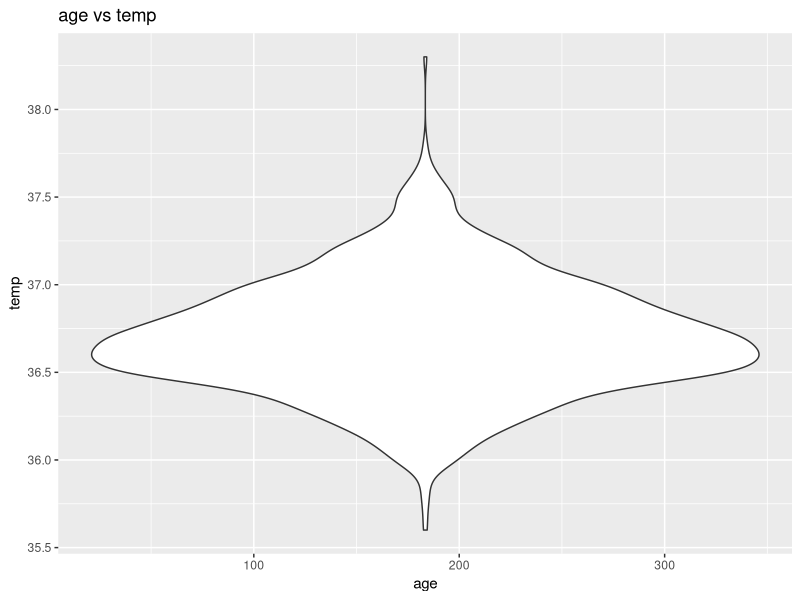
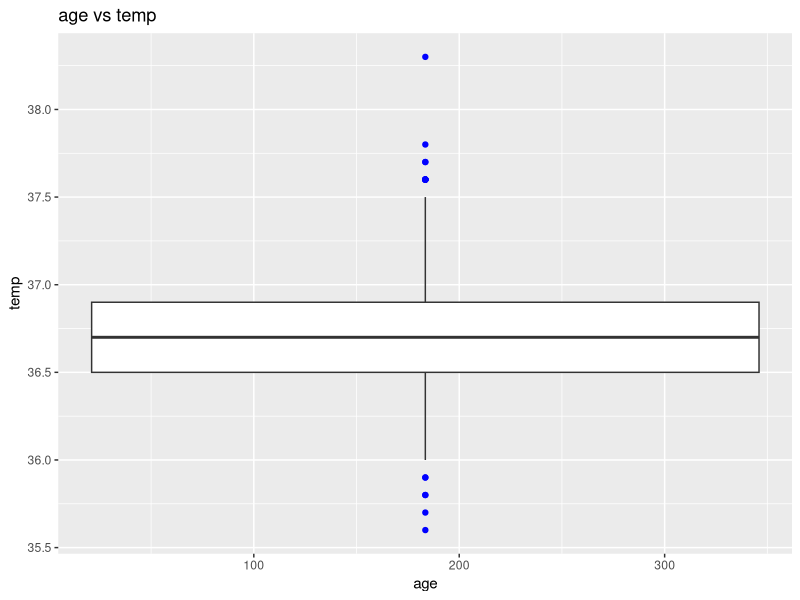
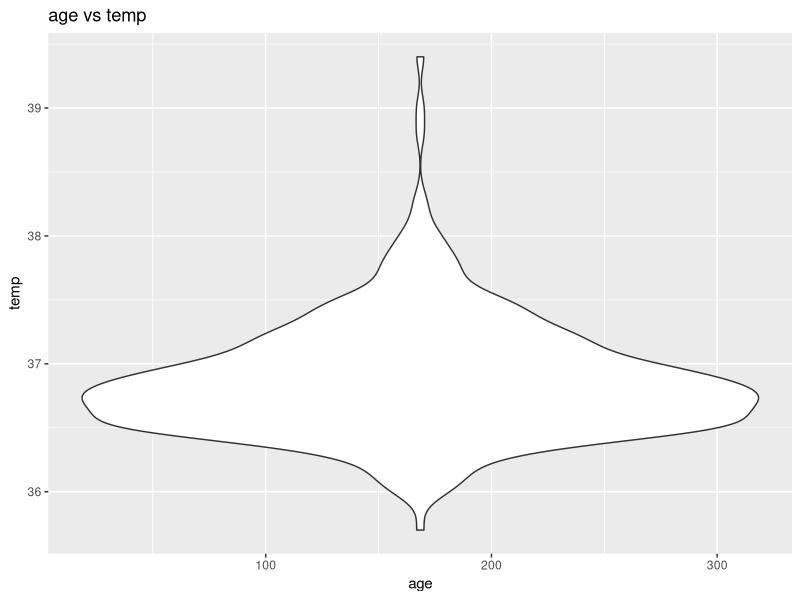
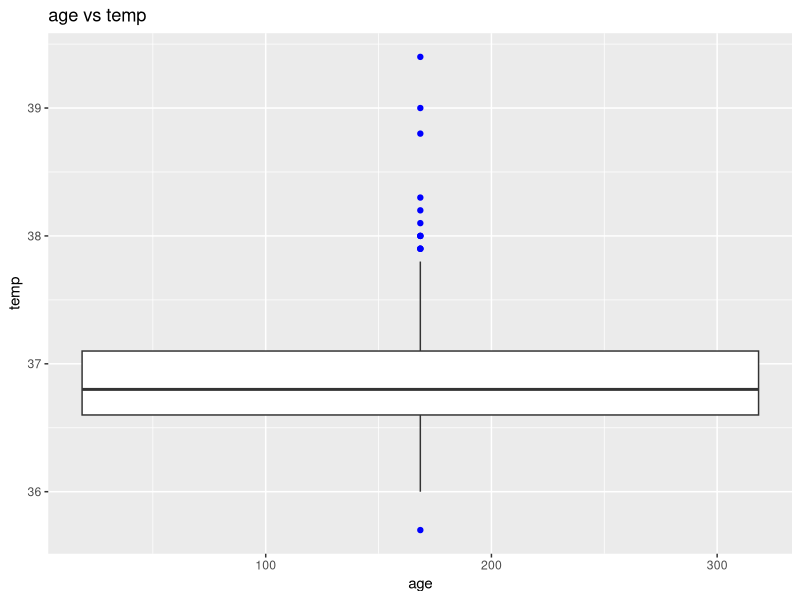
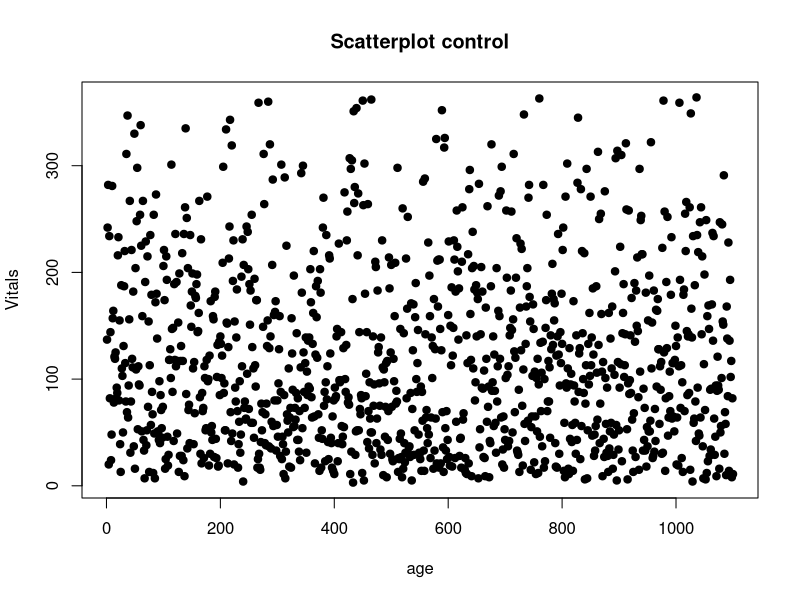
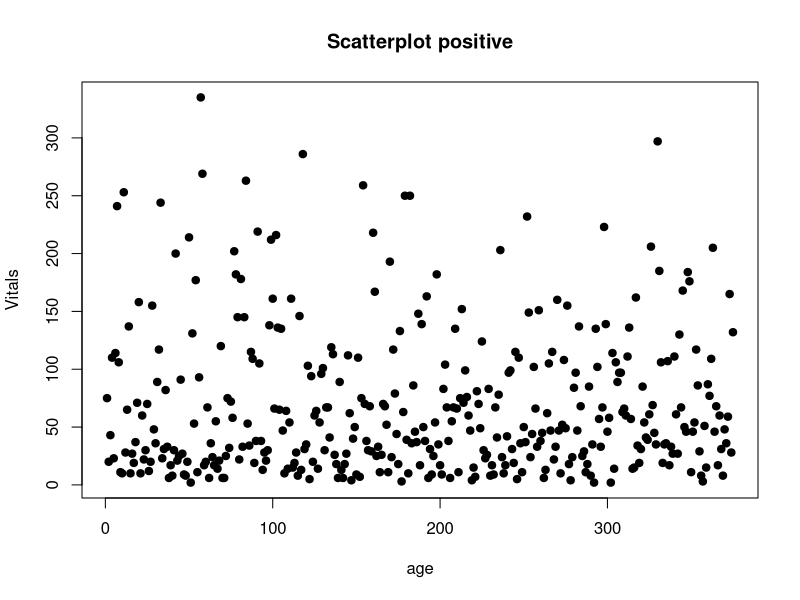
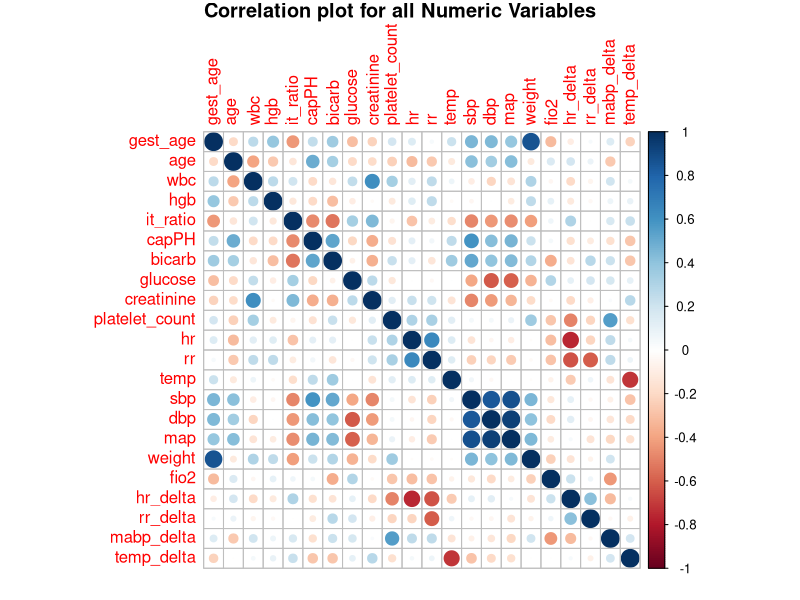
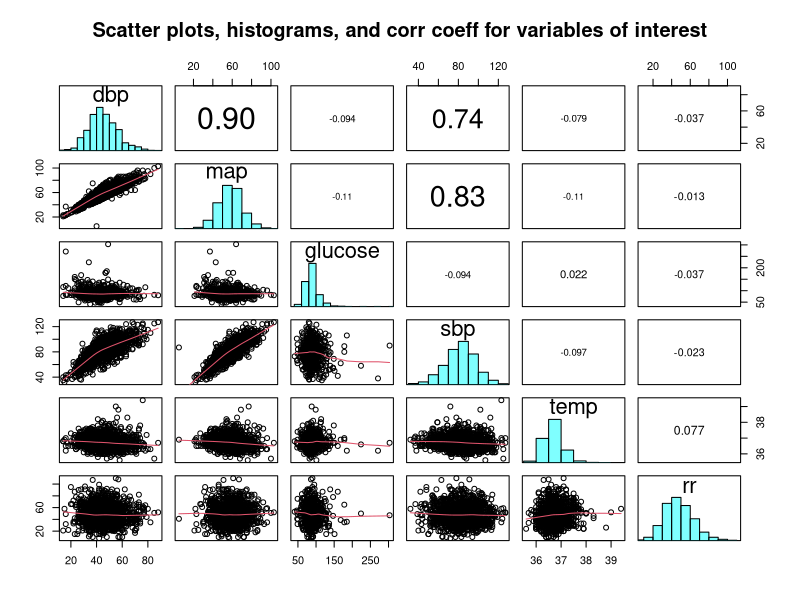

These charts were generated, in order, by the following R code:
## ---- chunk 1
knitr::opts_chunk$set(echo = TRUE)
library(ggplot2)
library(psych) # Contains the winsor function and other helpful statistical tools
library(tidyverse) # Remember from last homework that dplyr is included in tidyverse
library(gridExtra)
library(corrplot)
library(patchwork)
## ---- chunk 2
control <- read.csv("Sepsis_control_data.csv")
positive <- read.csv("Sepsis_positive_data.csv")
positive$sepsis_group <- NULL
control$sepsis_group <- NULL
head(control)
head(positive)
## ---- chunk 3
names <- c('mech_vent' ,'apnea','perfusion','co_ivh_shunt','co_surgical','co_congenital','co_chronic_lung','co_nec','ecmo','uac','cvl','lethargy','temp_threshold','fio2_threshold')
control[,names] <- lapply(control[,names] , factor)
summary(control)
## ---- chunk 4
names <- c('mech_vent' ,'apnea','perfusion','co_ivh_shunt','co_surgical','co_congenital','co_chronic_lung','co_nec','ecmo','uac','cvl','lethargy','temp_threshold','fio2_threshold')
positive[,names] <- lapply(positive[,names] , factor)
summary(positive)
## ---- chunk 5
violin_control = ggplot(control, aes(x=age, y= temp))+
  geom_violin(outlier.color="blue")+
  labs(title="age vs temp", x="age", fill="temp")
violin_control
## ---- chunk 6
box_control = ggplot(control, aes(x=age, y= temp))+
  geom_boxplot(outlier.color="blue")+
  labs(title="age vs temp", x="age", fill="temp")
box_control
## ---- chunk 7
violin_positive = ggplot(positive, aes(x=age, y= temp))+
  geom_violin(outlier.color="blue")+
  labs(title="age vs temp", x="age", fill="temp")
violin_positive
## ---- chunk 8
box_positive = ggplot(positive, aes(x=age, y= temp))+
  geom_boxplot(outlier.color="blue")+
  labs(title="age vs temp", x="age", fill="temp")
box_positive
## ---- chunk 9
 attach(control)
omit_control = na.omit(control)
numeric_control = subset(omit_control, select=c(age, temp, weight))
plot(age, numeric_control=100000, main="Scatterplot control",
   xlab="age", ylab="Vitals", pch=19, color=numeric_control)
## ---- chunk 10
attach(positive)
omit_positive = na.omit(positive)
numeric_positive = subset(omit_positive, select=c(age, temp, weight))
plot(age, numeric_positive=10000000, main="Scatterplot positive",
   xlab="age", ylab="Vitals", pch=19, color=numeric_positive)
## ---- chunk 11
control$sepsis = 0
positive$sepsis = 1
df = rbind(control,positive)
head(df)
## ---- chunk 12
names <- c('mech_vent' ,'apnea','perfusion','co_ivh_shunt','co_surgical','co_congenital','co_chronic_lung','co_nec','ecmo','uac','cvl','lethargy','temp_threshold','fio2_threshold','sepsis')
df[,names] <- lapply(df[,names] , factor)
summary(df)
## ---- chunk 13
numeric_df =  select_if(df, is.numeric)
corr_df = cor(numeric_df,use = "complete.obs")
corrplot(corr_df, method = 'circle',title="Correlation plot for all Numeric Variables",,mar=c(1,0,1,0))
## ---- chunk 14
plot_data = df[, c('dbp',  'map',  'glucose', 'sbp', 'temp', 'rr')]
## ---- chunk 15
panel.hist <- function(x, ...) {
    usr <- par("usr")
    on.exit(par(usr))
    par(usr = c(usr[1:2], 0, 1.5))
    his <- hist(x, plot = FALSE)
    breaks <- his$breaks
    nB <- length(breaks)
    y <- his$counts
    y <- y/max(y)
    rect(breaks[-nB], 0, breaks[-1], y, col = rgb(0, 1, 1, alpha = 0.5), ...)
}
panel.cor <- function(x, y, digits = 2, prefix = "", cex.cor, ...) {
    usr <- par("usr")
    on.exit(par(usr))
    par(usr = c(0, 1, 0, 1))
    Cor <- cor(x,y,use = "complete.obs")
    txt <- paste0(prefix, format(c(Cor, 0.123456789), digits = digits)[1])
    if(missing(cex.cor)) {
        cex.cor <- 0.4 / strwidth(txt)
    }
    text(0.5, 0.5, txt,
         cex = 1 + cex.cor * Cor) # Resize the text by level of correlation
}
pairs(plot_data, upper.panel = panel.cor,diag.panel = panel.hist,lower.panel = panel.smooth,main = "Scatter plots, histograms, and corr coeff for variables of interest")
## ---- chunk 16
library(grid)
## ---- chunk 17
box1 = ggplot(df, aes(x = sepsis, y = glucose))+ #choses what dats is used for boxplot
  geom_boxplot()+ #makes boxplot 
  labs(title="Glucose")+
  theme(plot.title = element_text(hjust = 0.5))
box2 = ggplot(df, aes(x = sepsis,y = map))+
  geom_boxplot()+
  labs(title="Mean Arterial Press.")+
  theme(plot.title = element_text(size = 10,hjust = 0.5))
box3 = ggplot(df, aes(x = sepsis,y = temp))+
  geom_boxplot()+
  labs(title="Temperature")+
  theme(plot.title = element_text(hjust = 0.5))
box4 = ggplot(df, aes(x = sepsis,y = rr))+
  geom_boxplot()+
  labs(title="Respiratory Rate")+
  theme(plot.title = element_text(hjust = 0.5))
grid.arrange(box1,box2,box3,box4,
          ncol = 4, top = textGrob("Boxplots for variables of interest")) #creates 1x3 plots
